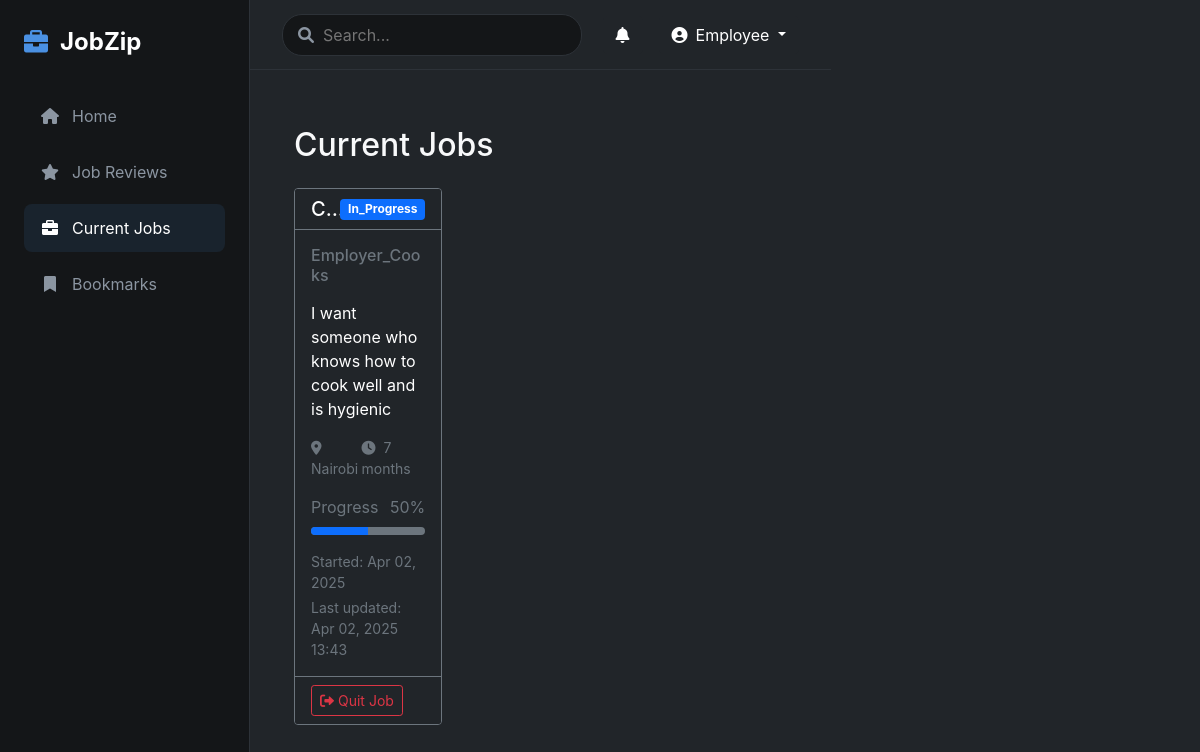
The page /job/current/ (signed in) on the database its author committed.
### jobs/models.py (models this page shows, shortened)
class User(AbstractUser):
    USER_TYPE_CHOICES = (
        ('employer', 'Employer'),
        ('employee', 'Employee'),
    )
    user_type = models.CharField(max_length=10, choices=USER_TYPE_CHOICES, default='employee')
    profile_picture = models.ImageField(upload_to='profile_pics/', null=True, blank=True)
    location = models.CharField(max_length=100, null=True, blank=True)
    bio = models.TextField(null=True, blank=True)
    date_joined = models.DateTimeField(default=timezone.now)

class JobEnrollment(models.Model):
    STATUS_CHOICES = (
        ('pending', 'Pending'),
        ('accepted', 'Accepted'),
        ('in_progress', 'In Progress'),
        ('completed', 'Completed'),
        ('quit', 'Quit')
    )
    job = models.ForeignKey(Job, on_delete=models.CASCADE)
    employee = models.ForeignKey(User, on_delete=models.CASCADE)
    status = models.CharField(max_length=20, choices=STATUS_CHOICES, default='pending')
    progress = models.IntegerField(default=0)  # Progress percentage (0-100)
    enrolled_at = models.DateTimeField(auto_now_add=True)
    completed_at = models.DateTimeField(null=True, blank=True)
    last_updated = models.DateTimeField(auto_now=True)

class Job(models.Model):
    STATUS_CHOICES = (
        ('open', 'Open'),
        ('closed', 'Closed'),
    )
    employer = models.ForeignKey(User, on_delete=models.CASCADE, related_name='posted_jobs')
    title = models.CharField(max_length=200)
    description = models.TextField()
    location = models.CharField(max_length=100)
    duration = models.CharField(max_length=50)
    company = models.CharField(max_length=200)
    salary = models.CharField(max_length=100, help_text="e.g., $50,000/year or $25/hour", null=True, blank=True)
    employees_required = models.IntegerField()
    deadline = models.DateTimeField()
    created_at = models.DateTimeField(auto_now_add=True)
    status = models.CharField(max_length=10, choices=STATUS_CHOICES, default='open')
    company_pictures = models.ManyToManyField('CompanyPicture')

### jobs/views.py (the view)
# urls.py: path('job/current/', views.current_jobs, name='current_jobs'),
@login_required
def current_jobs(request):
    if request.user.user_type != 'employee':
        return redirect('home')
    enrollments = JobEnrollment.objects.filter(
        employee=request.user,
        status__in=['accepted', 'in_progress', 'completed']
    ).select_related('job').order_by('-enrolled_at')
    return render(request, 'jobs/current_jobs.html', {'enrollments': enrollments})

### jobs/templates/jobs/current_jobs.html (shortened to what this page needs)
{% extends 'jobs/base.html' %}
{% load static %}
{% block content %}
<div class="container-fluid py-4">
    <h2 class="mb-4">Current Jobs</h2>
    <div class="toast-container position-fixed top-0 end-0 p-3"></div>
    <div class="row g-4">
        {% for enrollment in enrollments %}
        <div class="col-12 col-md-6 col-lg-4">
            <div class="card h-100 bg-dark text-white border-secondary">
                <div class="card-header bg-dark border-secondary">
                    <div class="d-flex justify-content-between align-items-center">
                        <h5 class="card-title mb-0 text-truncate">{{ enrollment.job.title }}</h5>
                        <span class="badge {% if enrollment.status == 'completed' %}bg-success{% elif enrollment.status == 'in_progress' %}bg-primary{% elif enrollment.status == 'quit' %}bg-danger{% else %}bg-warning{% endif %}">
                            {{ enrollment.status|title }}
                        </span>
                    </div>
                </div>
                <div class="card-body">
                    <h6 class="text-muted mb-3">{{ enrollment.job.company }}</h6>
                    <p class="card-text">{{ enrollment.job.description|truncatewords:30 }}</p>
                    <div class="mt-3">
                        <div class="d-flex justify-content-between align-items-center mb-2">
                            <small class="text-muted">
                                <i class="fas fa-map-marker-alt me-1"></i>
                                {{ enrollment.job.location }}
                            </small>
                            <small class="text-muted">
                                <i class="fas fa-clock me-1"></i>
                                {{ enrollment.job.duration }}
                            </small>
                        </div>
                        {% if enrollment.status != 'quit' %}
                        <div class="mt-3">
                            <div class="d-flex justify-content-between align-items-center mb-2">
                                <span class="text-muted">Progress</span>
                                <span class="text-muted">{{ enrollment.progress }}%</span>
                            </div>
                            <div class="progress bg-secondary" style="height: 8px">
                                <div class="progress-bar {% if enrollment.status == 'completed' %}bg-success{% elif enrollment.status == 'in_progress' %}bg-primary{% else %}bg-warning{% endif %}"
                                     role="progressbar"
                                     style="width: {{ enrollment.progress }}%;"
                                     aria-valuenow="{{ enrollment.progress }}"
                                     aria-valuemin="0"
                                     aria-valuemax="100">
                                </div>
                            </div>
                        </div>
                        {% endif %}
                        <div class="mt-3">
                            <div class="d-flex justify-content-between">
                                <small class="text-muted">Started: {{ enrollment.enrolled_at|date:"M d, Y" }}</small>
                            </div>
                            <small class="text-muted d-block mt-1">Last updated: {{ enrollment.last_updated|date:"M d, Y H:i" }}</small>
                        </div>
                    </div>
                </div>
                <div class="card-footer bg-dark border-secondary">
                    <div class="d-flex justify-content-between align-items-center">
                        {% if enrollment.status != 'completed' and enrollment.status != 'quit' %}
                        <button type="button" class="btn btn-outline-danger btn-sm" onclick="quitJob({{ enrollment.job.id }})">
                            <i class="fas fa-sign-out-alt me-1"></i>Quit Job
                        </button>
                        {% else %}
                        <div></div>
                        {% endif %}
                    </div>
                </div>
            </div>
        </div>
        {% empty %}
        <div class="col-12">
            <div class="alert alert-info">
                <i class="fas fa-info-circle me-2"></i>You don't have any current jobs. Browse the job listings to find opportunities!
            </div>
        </div>
        {% endfor %}
    </div>
</div>
{% endblock %}

### jobs/templates/jobs/base.html (shortened to what this page needs)
<!DOCTYPE html>
<html lang="en">
<head>
    <link href="https://cdn.jsdelivr.net/npm/bootstrap@5.1.3/dist/css/bootstrap.min.css" rel="stylesheet">
    <link rel="stylesheet" href="https://cdnjs.cloudflare.com/ajax/libs/font-awesome/6.0.0/css/all.min.css">
    {% load static %}
    <link rel="stylesheet" href="{% static 'css/style.css' %}">
</head>
<body class="bg-dark text-light">
    <div class="d-flex">
        <div class="sidebar bg-darker">
            <div class="logo-container">
                <i class="fas fa-briefcase app-icon"></i>
                <span class="app-title">JobZip</span>
            </div>
            <nav>
                <ul class="nav flex-column">
                    <li class="nav-item">
                        <a href="{% url 'home' %}" class="nav-link {% if request.resolver_match.url_name == 'home' %}active{% endif %}">
                            <i class="fas fa-home"></i> Home
                        </a>
                    </li>
                    <li class="nav-item">
                        <a href="{% url 'job_reviews' %}" class="nav-link {% if request.resolver_match.url_name == 'job_reviews' %}active{% endif %}">
                            <i class="fas fa-star"></i> Job Reviews
                        </a>
                    </li>
                    {% if user.user_type == 'employee' %}
                    <li class="nav-item">
                        <a href="{% url 'current_jobs' %}" class="nav-link {% if request.resolver_match.url_name == 'current_jobs' %}active{% endif %}">
                            <i class="fas fa-briefcase"></i> Current Jobs
                        </a>
                    </li>
                    <li class="nav-item">
                        <a href="{% url 'bookmarks' %}" class="nav-link {% if request.resolver_match.url_name == 'bookmarks' %}active{% endif %}">
                            <i class="fas fa-bookmark"></i> Bookmarks
                        </a>
                    </li>
                    {% endif %}
                </ul>
            </nav>
        </div>
        <div class="main-content">
            <header class="header bg-darker">
                <div class="search-container">
                    <i class="fas fa-search search-icon"></i>
                    <input type="text" class="search-input" placeholder="Search...">
                </div>
                <div class="header-right">
                    <div class="notifications dropdown">
                        <button class="btn btn-dark position-relative" data-bs-toggle="dropdown">
                            <i class="fas fa-bell"></i>
                        </button>
                    </div>
                    {% if user.is_authenticated %}
                    <div class="dropdown">
                        <button class="btn btn-dark dropdown-toggle" type="button" id="userMenu" data-bs-toggle="dropdown">
                            <i class="fas fa-user-circle me-2"></i>{{ user.username }}
                        </button>
                    </div>
                    {% else %}
                    <a href="{% url 'login' %}" class="btn btn-primary">
                        <i class="fas fa-sign-in-alt me-2"></i>Login
                    </a>
                    {% endif %}
                </div>
            </header>
            <main class="content-area">
                {% block content %}{% endblock %}
            </main>
        </div>
    </div>
</body>
</html>

### static/css/style.css (style rules this page uses)
:root { --dark-bg: #1a1d21; --darker-bg: #141618; --primary-color: #4a90e2; --secondary-color: #6c757d; --text-light: #ffffff; --text-muted: #8b95a1; --border-color: #2d3238; }
body { background-color: var(--dark-bg); color: var(--text-light); font-family: 'Inter', sans-serif; }
.sidebar { width: 250px; height: 100vh; position: fixed; background-color: var(--darker-bg); padding: 1.5rem; border-right: 1px solid var(--border-color); }
.logo-container { display: flex; align-items: center; margin-bottom: 2rem; }
.app-icon { font-size: 1.5rem; color: var(--primary-color); margin-right: 0.75rem; }
.app-title { font-size: 1.5rem; font-weight: bold; color: var(--text-light); }
.nav-link { color: var(--text-muted); padding: 0.75rem 1rem; margin-bottom: 0.5rem; border-radius: 8px; display: flex; align-items: center; position: relative; }
.nav-link i { margin-right: 0.75rem; width: 20px; text-align: center; }
.nav-link:hover, .nav-link.active { color: var(--text-light); background-color: rgba(74, 144, 226, 0.1); }
.main-content { margin-left: 250px; min-height: 100vh; }
.header { height: 70px; padding: 1rem 2rem; display: flex; align-items: center; justify-content: space-between; border-bottom: 1px solid var(--border-color); }
.search-container { position: relative; width: 300px; }
.search-icon { position: absolute; left: 1rem; top: 50%; transform: translateY(-50%); color: var(--text-muted); }
.search-input { width: 100%; padding: 0.5rem 1rem 0.5rem 2.5rem; border-radius: 20px; border: 1px solid var(--border-color); background-color: var(--darker-bg); color: var(--text-light); }
.header-right { display: flex; align-items: center; gap: 1rem; }
.content-area { padding: 2rem; }
.toast-container { position: fixed; top: 20px; right: 20px; z-index: 1050; }
.btn { transition: all 0.2s ease-in-out; }
.card { transition: transform 0.2s ease-in-out, box-shadow 0.2s ease-in-out; }

### rows shown on the page
User: username "Employee"
JobEnrollment: status "In_Progress", job.company "Employer_Cooks", job.description "I want someone who knows how to cook well and is hygienic", job.location "Nairobi", job.duration "7 months", progress "50", enrolled_at "Apr 02, 2025", last_updated "Apr 02, 2025 13:43"
